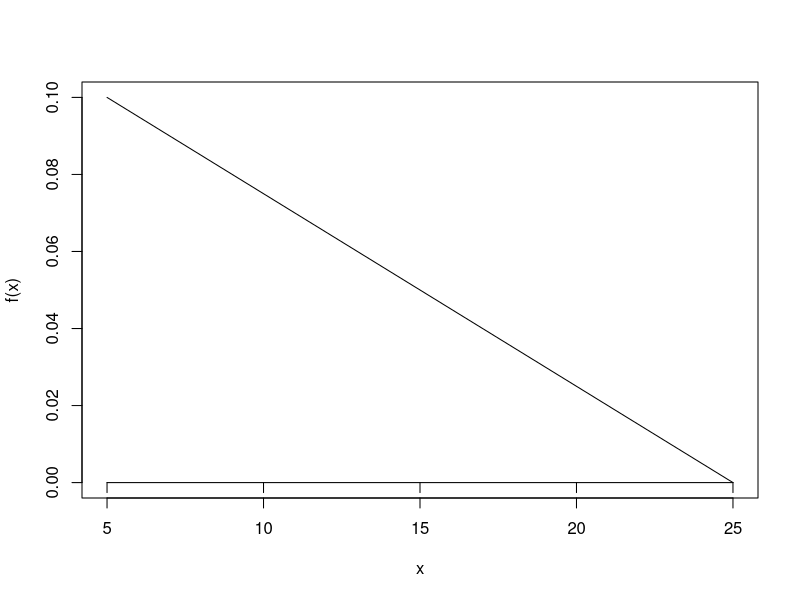

Here is the R script that generated this plot:
## ---- chunk 1
knitr::opts_chunk$set(echo = TRUE)
## ---- chunk 2
  k=1/integrate(function(x) 25-x,5,25)$value
  den=integrate(function(x) (25-x),5,25)# returns the density data
  curve(k*(25-x), 5, 25, axes = TRUE, ylab = "f(x)", xlab = "x")
  axis(1, pos=0, labels = NA)
  head(k)
## ---- chunk 3
integrate(function(x) k*(25-x),20,25)$value
## ---- chunk 4
media=integrate(function(x) k*x*(25 - x), 5, 25)$value
head(media)
## ---- chunk 5
 esperanza = integrate(function(x) k*x*(25 - x), 5, 25)$value
varianza=integrate(function(x) k*(x-esperanza)^2*(25 - x), 5, 25)$value
head(varianza)
## ---- chunk 6

## ---- chunk 7
f=function(x) k*(25-x)
maximo=1
f1=integrate(f, 5, 25)

f(1)
## ---- chunk 8
(integrate(function(x)(25 - x)/200, 5, 25)$value)*0.5 

